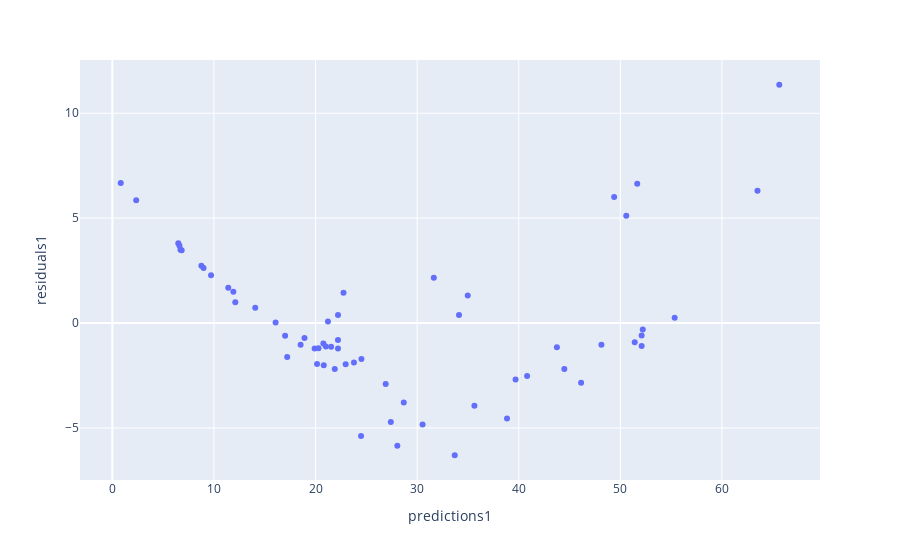

The cell this chart's notebook holds for it:
### Markdown cell above
And show it:

- `with fig do show using`

### Code cell
fig.show()

#<xml xmlns="https://developers.google.com/blockly/xml"><variables><variable id="w|!1_/S4wRKF4S1`6Xg+">fig</variable></variables><block type="varDoMethod" id="SV]QMDs*p(4s=2tPrl4a" x="8" y="188"><field name="VAR" id="w|!1_/S4wRKF4S1`6Xg+">fig</field><field name="MEMBER">show</field><data>fig:show</data></block></xml>

### Figure 1 — Plotly figure (JSON) as saved in the notebook; plotly's stock layout.template omitted (floating-point values rounded to 4 significant figures)
{"data": [{"hovertemplate": "predictions1=%{x}<br>residuals1=%{y}<extra></extra>", "legendgroup": "", "marker": {"color": "#636efa", "symbol": "circle"}, "mode": "markers", "name": "", "orientation": "v", "showlegend": false, "type": "scatter", "x": [6.826, 6.494, 6.707, 17.01, 20.81, 21.9, 17.21, 20.15, 22.22, 21.02, 22.76, 22.21, 22.21, 21.22, 24.48, 28.05, 31.64, 33.7, 30.54, 28.69, 34.12, 35.64, 34.98, 40.83, 43.76, 49.39, 50.58, 51.66, 52.1, 52.1, 65.64, 6.612, 2.349, 0.8303, 8.768, 14.07, 24.52, 12.11, 11.91, 11.41, 8.979, 18.91, 20.3, 16.07, 9.718, 22.97, 19.91, 20.77, 21.53, 18.53, 27.41, 23.78, 39.69, 26.91, 38.85, 46.14, 52.21, 48.14, 51.42, 55.35, 44.49, 63.5], "xaxis": "x", "y": [3.474, 3.806, 3.493, -0.6066, -2.01, -2.196, -1.614, -1.951, 0.3842, -1.117, 1.444, -1.21, -0.8096, 0.07565, -5.382, -5.853, 2.157, -6.301, -4.838, -3.787, 0.3779, -3.941, 1.318, -2.525, -1.156, 6.008, 5.115, 6.636, -0.5975, -1.098, 11.36, 3.688, 5.851, 6.67, 2.732, 0.7332, -1.717, 0.9949, 1.487, 1.688, 2.621, -0.7135, -1.196, 0.02841, 2.282, -1.968, -1.213, -0.9737, -1.133, -1.033, -4.711, -1.884, -2.692, -2.907, -4.546, -2.84, -0.3095, -1.04, -0.9174, 0.2523, -2.188, 6.301], "yaxis": "y"}], "layout": {"autosize": true, "legend": {"tracegroupgap": 0}, "margin": {"t": 60}, "xaxis": {"anchor": "y", "autorange": true, "domain": [0, 1], "range": [-3.312, 69.78], "title": {"text": "predictions1"}, "type": "linear"}, "yaxis": {"anchor": "x", "autorange": true, "domain": [0, 1], "range": [-7.554, 12.61], "title": {"text": "residuals1"}, "type": "linear"}}}
